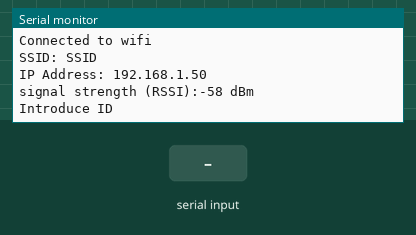
This sketch was run on a simulated Arduino MKR. On the bench: the last lines printed to the serial monitor. The test bench sets the inputs (shaded band). WiFi joins after 1.5 s; servers stay silent unless stated; uploads are accepted with an empty reply.

Above: at 12.3 s.
12.4 s: "90,45\n" received over Serial
At 13.6 s:
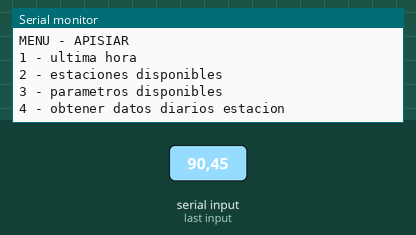
13.9 s: "30,150\n" received over Serial
15.4 s: "1\n" received over Serial
At 16.5 s:
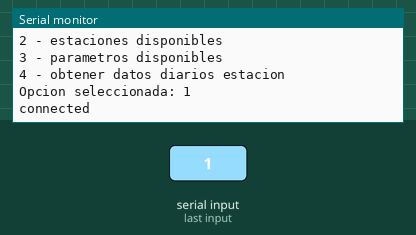

Measured:
- after the input at 12.4 s, the serial monitor: prints a new line at once (image 1)
- after the input at 15.4 s, the serial monitor: prints a new line at once (image 2)

The sketch:

menu-apisiar_MKR.ino
```cpp
//Configuración de red para placa Arduino MKR1000

#include <SPI.h>
#include <WiFi101.h>

//Network Config
char ssid[] = "SSID"; //  your network SSID (name)
char pass[] = "password";    // your network password (use for WPA, or use as key for WEP)
int keyIndex = 0;            // your network key Index number (needed only for WEP)

int status = WL_IDLE_STATUS;

char api[] = "apisiar.larioja.org";

String ID = "";
String webString = "";	//ID necesario para acceso a datos

void setup()
{
  Serial.begin(9600);
  while (!Serial) {
    ; // wait for serial port to connect. Needed for native USB port only
  }
  Serial.println("Ejemplo de acceso desde Arduino a apisiar");
  Serial.println("inicializando red...");

  // check for the presence of the shield:
  if (WiFi.status() == WL_NO_SHIELD) {
    Serial.println("WiFi shield not present");
    // don't continue:
    while (true);
  }

  // attempt to connect to Wifi network:
  while (status != WL_CONNECTED) {
    Serial.print("Attempting to connect to SSID: ");
    Serial.println(ssid);
    // Connect to WPA/WPA2 network. Change this line if using open or WEP network:
    status = WiFi.begin(ssid, pass);

    // wait 10 seconds for connection:
    delay(10000);
  }
  Serial.println("Connected to wifi");
  printWifiStatus();

  Serial.println("Introduce ID");
  while (Serial.available() == 0) {
    //nada
  }
  do {
    char caracter_leido = Serial.read();
    ID += caracter_leido;
    delay(5);
  }  while (Serial.available() > 0);
  Serial.print("ID: ");
  Serial.println(ID);
}

void loop()
{
  muestra_menu();
}

int muestra_menu() {
  String cadenaLeida = "";
  String ruta = "";

  Serial.println("MENU - APISIAR");
  Serial.println("1 - ultima hora");
  Serial.println("2 - estaciones disponibles");
  Serial.println("3 - parametros disponibles");
  Serial.println("4 - obtener datos diarios estacion");
  while (Serial.available() == 0) {
    //nada
  }
  do {
    char caracter_leido = Serial.read();
    cadenaLeida += caracter_leido;
    delay(5);
  }  while (Serial.available() > 0);

  int respuesta = cadenaLeida.toInt();

  if ((respuesta > 0) && (respuesta < 5)) {
    Serial.println("Opcion seleccionada: " + cadenaLeida);
  }
  else {
    Serial.println("Respuesta incorrecta");
    return 0;
  }
  String estacion = "";
  switch (respuesta) {
    case 1:
      ruta = "GET /ultima-hora/id/" + ID + " HTTP/1.0";
      break;
    case 2:
      ruta = "GET /estaciones-disponibles/id/" + ID + " HTTP/1.0";
      break;
    case 3:
      Serial.println("Introduce número de estación");
      while (Serial.available() == 0) {
        //nada
      }
      do {
        char caracter_leido = Serial.read();
        estacion += caracter_leido;
        delay(5);
      }  while (Serial.available() > 0);
      Serial.println("estación seleccionada: " + estacion);
      ruta = "GET /estacion/" + estacion + "/parametros-disponibles/id/" + ID + " HTTP/1.0";
      break;
    case 4:
      Serial.println("Introduce número de estación");
      while (Serial.available() == 0) {
        //nada
      }
      do {
        char caracter_leido = Serial.read();
        estacion += caracter_leido;
        delay(5);
      }  while (Serial.available() > 0);
      Serial.println("estación seleccionada: " + estacion);

      String fecha = "";
      Serial.println("Introduce fecha (formato aaaammdd)");
      while (Serial.available() == 0) {
        //nada
      }
      do {
        char caracter_leido = Serial.read();
        fecha += caracter_leido;
        delay(5);
      }  while (Serial.available() > 0);
      Serial.println("fecha seleccionada: " + fecha);
      ruta = "GET /estacion/" + estacion + "/tipo/diario/fechain/" + fecha + "/fechafin/" + fecha + "/salida/json/niveles/no/id/" + ID + " HTTP/1.0";
      break;
  }

  WiFiClient client;
  if (client.connect(api, 80)) {
    Serial.println("connected");
    client.println(ruta);
    client.println("Host: apisiar.larioja.org");
    client.println();

    while (client.available() == 0) {
      //nada
    }
    do {
      char c = client.read();
      webString += c;
      Serial.print(c);
    } while (client.available() > 0);

    if (!client.connected()) {
      Serial.println();
      Serial.println("disconnecting.");
      client.stop();
    }
    return 1;
  }
  else {
    Serial.println("connection failed");
    return 0;
  }

}

void printWifiStatus() {
  // print the SSID of the network you're attached to:
  Serial.print("SSID: ");
  Serial.println(WiFi.SSID());

  // print your WiFi shield's IP address:
  IPAddress ip = WiFi.localIP();
  Serial.print("IP Address: ");
  Serial.println(ip);

  // print the received signal strength:
  long rssi = WiFi.RSSI();
  Serial.print("signal strength (RSSI):");
  Serial.print(rssi);
  Serial.println(" dBm");
}
```
